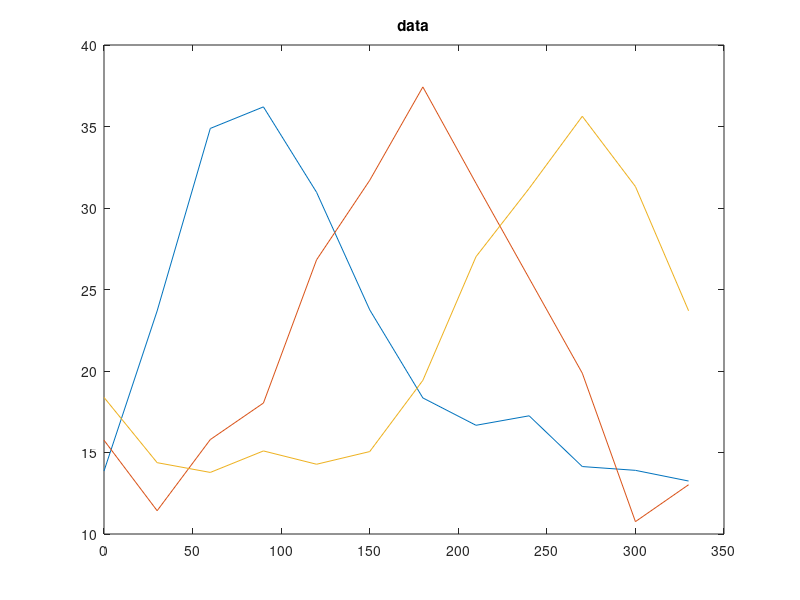

MATLAB code for this plot:
%% Warm-up 3: the ugly figure
% This script runs fine and the analysis is correct: it plots average
% "tuning curves" for three simulated neurons. But the figure would get
% your poster laughed out of SfN. Ask the agent to make it
% publication-quality. Be specific about what you want!

angles_deg = 0:30:330;
preferred = [90, 180, 270];
n_neurons = numel(preferred);

rng(1);
responses = zeros(n_neurons, numel(angles_deg));
for n = 1:n_neurons
    tuning = 10 + 25 * exp(cosd(angles_deg - preferred(n)) - 1);
    responses(n, :) = tuning + randn(size(tuning)) * 2;
end

figure;
plot(angles_deg, responses(1, :));
hold on;
plot(angles_deg, responses(2, :));
plot(angles_deg, responses(3, :));
title('data');
